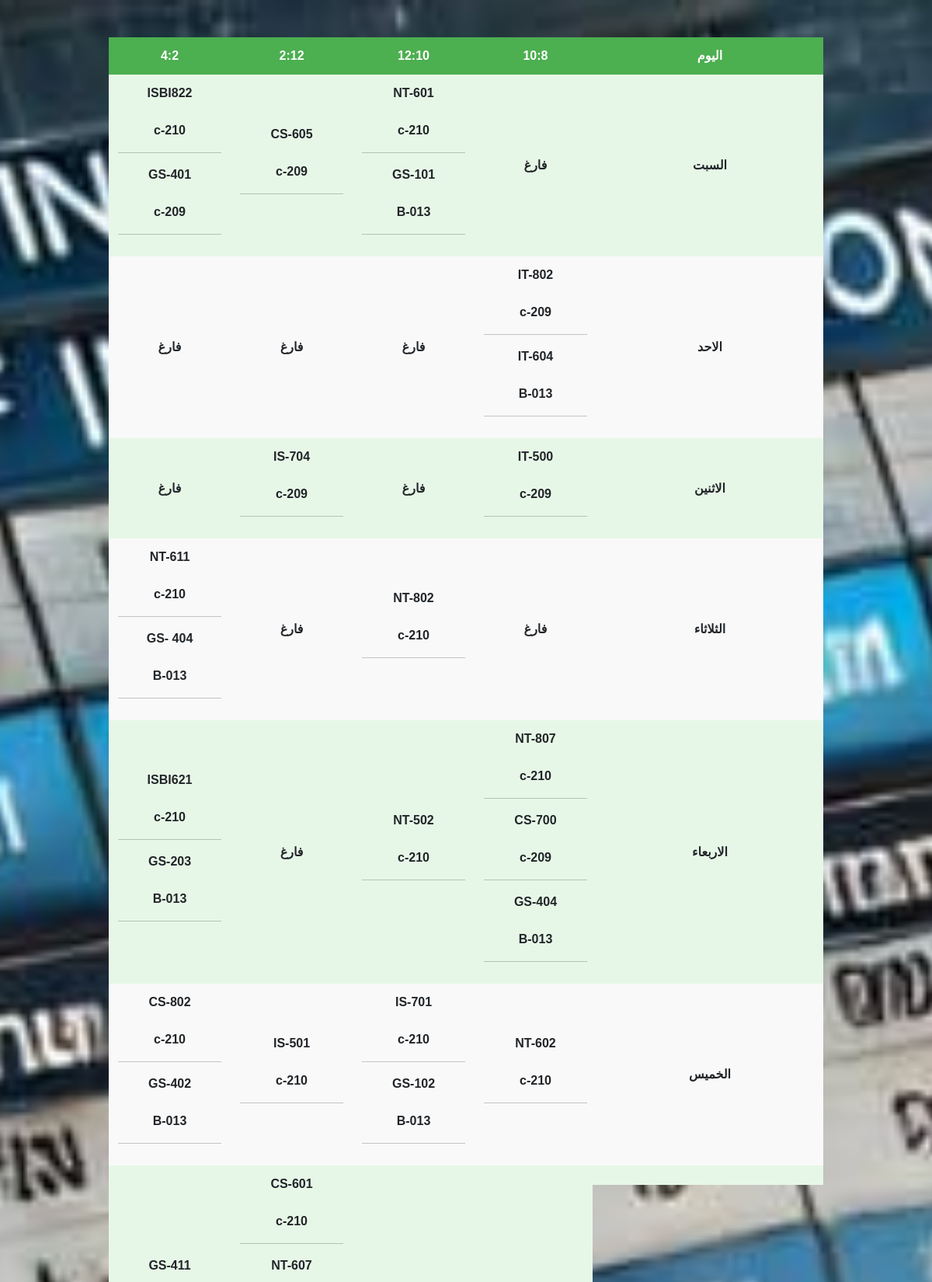
Screenshot of /generate_schedule_final/ (signed in, upper part) with the database file from the repository.
### scheduler/models.py (models this page shows, shortened)
class Course(models.Model):
    ROOM_TYPES = [
        ('hall', 'قاعة'),
        ('computer_lab', 'معمل حاسوب'),
        ('chemistry_lab', 'معمل كيمياء'),
        ('rocks_lab', 'معمل صخور'),
        ('biology_lab', 'معمل أحياء'),
    ]
    name = models.CharField(max_length=100)
    code = models.CharField(max_length=20)
    department = models.ManyToManyField(Department)
    lecturer = models.ForeignKey(Lecturer, on_delete=models.CASCADE)
    student_count = models.IntegerField(default=0)
    college = models.ForeignKey(College, on_delete=models.CASCADE)
    required_room_type = models.CharField(max_length=20, choices=ROOM_TYPES, default='hall')

class Room(models.Model):
    ROOM_TYPES = [
        ('hall', 'قاعة'),
        ('computer_lab', 'معمل حاسوب'),
        ('chemistry_lab', 'معمل كيمياء'),
        ('rocks_lab', 'معمل صخور'),
        ('biology_lab', 'معمل أحياء'),
        ('movable_prosthetics_lab', 'معمل التركيبات المتحركة'),
        ('dental_lab', 'معمل صناعة الأسنان'),
        ('fixed_prosthetics_lab', 'معمل التركيبات الثابتة'),
        ('casting_lab', 'معمل الصب'),
        ('conservative_lab', 'معمل العلاج التحفظي'),
        ('electrical_engineering_lab', 'معمل هندسة كهربائية وإلكترونية'),
        ('materials_engineering_lab', 'معمل هندسة المواد'),
        ('renewable_energy_lab', 'معمل الطاقات المتجددة'),
    ]
    name = models.CharField(max_length=50)
    capacity = models.IntegerField()
    college = models.ForeignKey(College, on_delete=models.CASCADE)
    room_type = models.CharField(max_length=400, choices=ROOM_TYPES, default='hall')

### scheduler/views.py (the view)
# urls.py: path('generate_schedule_final/', views.generate_schedule_final, name='generate_schedule_final'),
@login_required(login_url='Login_view')
def generate_schedule_final(request):
    DAYS = ["السبت", "الاحد", "الاثنين", "الثلاثاء", "الاربعاء", "الخميس",
            " السبت - الاسبوع الثاني", "الاحد - الاسبوع الثاني", "الاثنين - الاسبوع الثاني", "الثلاثاء - الاسبوع الثاني", "الاربعاء - الاسبوع الثاني", "الخميس - الاسبوع الثاني",
            "السبت - الاسبوع الثالث", "الاحد - الاسبوع الثالث", "الاثنين - الاسبوع الثالث", "الثلاثاء - الاسبوع الثالث", "الاربعاء - الاسبوع الثالث", "الخميس - الاسبوع الثالث"]
    PERIODS = ["8:10", "10:12", "12:2", "2:4"]
    user_college = get_object_or_404(College, user=request.user)
    rooms = Room.objects.filter(college=user_college) or []
    courses = Course.objects.filter(college=user_college) or []
    unscheduled_courses = []  # قائمة للمقررات غير المجدولة
    def initialize_schedule():
        schedule = {}
        for day in DAYS:
            schedule[day] = {}
            for period in PERIODS:
                schedule[day][period] = []  # قائمة فارغة لكل فترة
        return schedule
    def sort_courses_by_priority(courses):
        return sorted(
            courses,
            key=lambda course: (
                len(course.department.all()),  # عدد الأقسام المرتبطة بالمقرر
                -course.student_count           # عدد الطلاب (ترتيب عكسي ليتم جدولة الأكبر أولاً عند التساوي)
            ),
            reverse=True
        )
    def is_room_suitable(room, course, schedule, day, period):
        if room.capacity < course.student_count or room.room_type != course.required_room_type:
            return False
        for detail in schedule[day][period]:
            if detail["room"] == room:
                return False
        return True
    def has_department_conflict(schedule, course, day):
        course_departments = {dep.name for dep in course.department.all()}
        course_semesters = {dep.semester.semester_number for dep in course.department.all()}
        scheduled_courses_in_day = [
            detail["course"]
            for period in PERIODS
            for detail in schedule[day][period]
        ]
        for scheduled_course in scheduled_courses_in_day:
            scheduled_departments = {dep.name for dep in scheduled_course.department.all()}
            scheduled_semesters = {dep.semester.semester_number for dep in scheduled_course.department.all()}
            if course_departments & scheduled_departments:
                if not course_semesters.isdisjoint(scheduled_semesters) or any(
                    abs(s1 - s2) == 1 for s1 in course_semesters for s2 in scheduled_semesters
                ):
                    return True  # يوجد تعارض
        return False  # لا يوجد تعارض
    def generate_initial_solution():
        schedule = initialize_schedule()
        sorted_courses = sort_courses_by_priority(courses)  # ترتيب المقررات حسب الأولوية
        for course in sorted_courses:
            assigned = False
            for _ in range(1000):
                day = random.choice(DAYS)
                period = random.choice(PERIODS)
                suitable_room = next(
                    (room for room in rooms if is_room_suitable(room, course, schedule, day, period)),
                    None
                )
                if suitable_room and not has_department_conflict(schedule, course, day):
                    schedule[day][period].append({
                        "course": course,
                        "room": suitable_room,
                    })
                    assigned = True
                    break
            if not assigned:
                unscheduled_courses.append(course)
        return schedule
    def evaluate_schedule(schedule):
        score = 0
        for day in DAYS:
            for period in PERIODS:
                details = schedule[day][period]
                for i in range(len(details)):
                    for j in range(i + 1, len(details)):
                        if details[i]["room"] == details[j]["room"]:
                            score += 50
            day_courses = [detail["course"] for period in PERIODS for detail in schedule[day][period]]
            for i in range(len(day_courses)):
                for j in range(i + 1, len(day_courses)):
                    course1 = day_courses[i]
                    course2 = day_courses[j]
                    course1_departments = {dep.name for dep in course1.department.all()}
                    course2_departments = {dep.name for dep in course2.department.all()}
                    course1_semesters = {dep.semester.semester_number for dep in course1.department.all()}
                    course2_semesters = {dep.semester.semester_number for dep in course2.department.all()}
                    if course1_departments & course2_departments:
                        if not course1_semesters.isdisjoint(course2_semesters) or any(
                            abs(s1 - s2) == 1 for s1 in course1_semesters for s2 in course2_semesters
                        ):
                            score += 1
        return score
    current_solution = generate_initial_solution()
    best_schedule = current_solution
    score = evaluate_schedule(best_schedule)
    def convert_to_serializable(schedule):
        serializable_schedule = {}
        for day, periods in schedule.items():
            serializable_schedule[day] = {}
            for period, details in periods.items():
                if details:
                    serializable_schedule[day][period] = [
                        {
                            "course": {"code": detail["course"].code, "name": detail["course"].name},
                            "room": {"name": detail["room"].name},
                        }
                        for detail in details
                    ]
                else:
                    serializable_schedule[day][period] = []
        return serializable_schedule
    serializable_schedule = convert_to_serializable(best_schedule)
    return render(request, 'create_schedule_final.html', {
        'schedule': serializable_schedule,
        'unscheduled_courses': unscheduled_courses,
        'score': score,
    })

### templates/create_schedule_final.html (shortened to what this page needs)
{% load static %}
<!DOCTYPE html>
<html dir="rtl">
<head>
    <link rel="stylesheet" href="{% static 'css/bootstrap.min.css' %}">
</head>
<body>
    <div class="con">
        <table>
            <thead>
                <tr>
                    <th>اليوم</th>
                    <th>10:8</th>
                    <th>12:10</th>
                    <th>2:12</th>
                    <th>4:2</th>
                </tr>
            </thead>
            <tbody>
                {% for day, periods in schedule.items %}
                    <tr>
                        <td>{{ day }}</td>
                        {% for period, details in periods.items %}
                            <td>
                                {% if details %}
                                    {% for detail in details %}
                                        {{ detail.course.code }}<br>
                                        {{ detail.lecturer.name }}<br>
                                        {{ detail.room.name }}<br><hr>
                                    {% endfor %}
                                {% else %}
                                    فارغ
                                {% endif %}
                            </td>
                        {% endfor %}
                    </tr>
                {% endfor %}
            </tbody>
        </table>
    </div><br><br>
</body>
</html>

### rows the page displays
Course: course.code "NT-601"
Room: room.name "c-210" "c-210" "c-210" "c-210" "c-210" "c-210" "c-210" "c-210" "c-210" "c-210" "c-210" "c-210"
Course: course.code "GS-101"
Room: room.name "B-013" "B-013" "B-013" "B-013" "B-013" "B-013" "B-013"
Course: course.code "CS-605"
Room: room.name "c-209" "c-209" "c-209" "c-209" "c-209" "c-209"
Course: course.code "ISBI822"
Course: course.code "GS-401"
Course: course.code "IT-802"
Course: course.code "IT-604"
Course: course.code "IT-500"
Course: course.code "IS-704"
Course: course.code "NT-802"
Course: course.code "NT-611"
Course: course.code "GS- 404"
Course: course.code "NT-807"
Course: course.code "CS-700"
Course: course.code "GS-404"
Course: course.code "NT-502"
Course: course.code "ISBI621"
Course: course.code "GS-203"
Course: course.code "NT-602"
Course: course.code "IS-701"
Course: course.code "GS-102"
Course: course.code "IS-501"
Course: course.code "CS-802"
Course: course.code "GS-402"
Course: course.code "CS-601"
Course: course.code "NT-607"
Course: course.code "GS-411"

### other values shown
{{ day }} "السبت" "الاحد" "الاثنين" "الثلاثاء" "الاربعاء" "الخميس"
